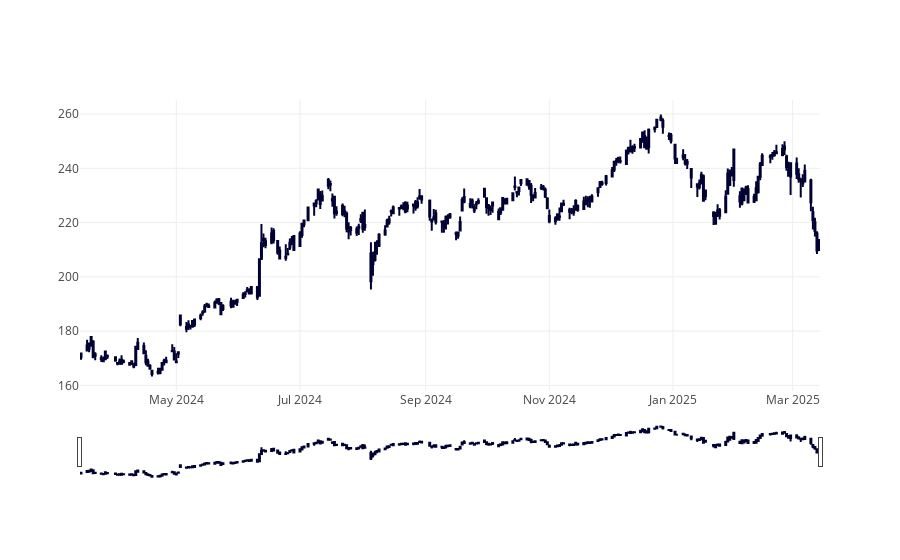

Source (notebook cell):
### Code cell
fig = go.Figure(data=[go.Candlestick(x=df['Date'],
                open=df['Open'],
                high=df['High'],
                low=df['Low'],
                close=df['Close'])])

fig.show()

### Figure 1 — Plotly figure (JSON) as saved in the notebook; plotly's stock layout.template omitted (floating-point values rounded to 4 significant figures; data arrays with more than 128 entries replaced by an {"elided": "..."} marker saying what was removed)
{"data": [{"close": {"elided": "250 float values"}, "high": {"elided": "250 float values"}, "low": {"elided": "250 float values"}, "open": {"elided": "250 float values"}, "type": "candlestick", "x": {"elided": "250 str values"}}], "layout": {}}
